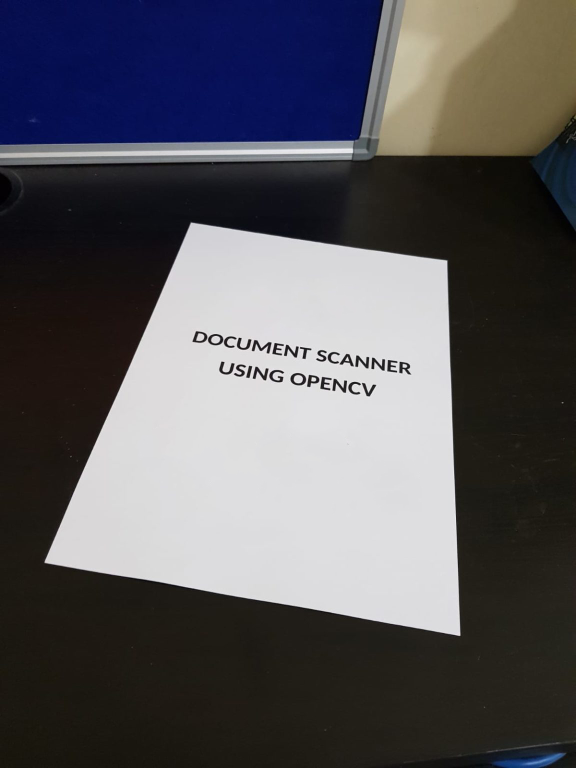
//> input picture openCV_Scanner/Resources/paper.jpg, 1152 x 1536 px (shown at 1/2 size)
$ ./main   (built with g++ and OpenCV 4)
//> lines starting //> are read from the running program, lines starting //| are printed output that depends on the picture; after the words box and inside, x2 and y2 are one past the last pixel; in counts of white or black regions, pixels touching at a corner belong together
### openCV_Scanner/DocScanner.h
#pragma once

#include <opencv2/opencv.hpp>
#include <iostream>


cv::Mat preproc(cv::Mat& img);

std::vector<cv::Point> getCont(const cv::Mat& imgPreproc);

std::vector<cv::Point> reorderCont(const std::vector<cv::Point> cont);

cv::Mat getWarp(const cv::Mat img, const std::vector<cv::Point> docCont, float w, float h);

void drawPoints(const cv::Mat img, const std::vector<cv::Point> cont, const cv::Scalar color);

// warp

// video

// git

// toggleBar

### openCV_Scanner/DocScanner.cpp
#include "DocScanner.h"

cv::Mat preproc(cv::Mat& img)
{
	if (img.empty())
	{
		std::cerr << "Error: empty img for preproc()" << std::endl;
		return img;
	}

	cv::Mat imgPreproc;

	cv::cvtColor(img, imgPreproc, cv::COLOR_BGR2GRAY);
	cv::GaussianBlur(imgPreproc, imgPreproc, cv::Size(3, 3), 3, 0);
	cv::Canny(imgPreproc, imgPreproc, 25, 75);
	cv::Mat kernel = cv::getStructuringElement(cv::MORPH_RECT, cv::Size(3, 3));
	cv::dilate(imgPreproc, imgPreproc, kernel);

	float scale = 0.5;
	cv::resize(img, img, cv::Size(), scale, scale);
	cv::resize(imgPreproc, imgPreproc, cv::Size(), scale, scale);

	return imgPreproc;
}


std::vector<cv::Point> getCont(const cv::Mat& imgPreproc)
{

	std::vector <std::vector <cv::Point>> contours;
	std::vector <cv::Vec4i> hierarchy;
		cv::findContours(imgPreproc, contours, hierarchy, cv::RETR_EXTERNAL, cv::CHAIN_APPROX_SIMPLE);
	std::vector <std::vector <cv::Point>> conPoly(contours.size());
	std::vector<cv::Point> biggestRect = conPoly[0];
	int maxArea = 0;

	for (int i = 0; i < contours.size(); ++i)
	{
		int area = cv::contourArea(contours[i]);

		float peri = cv::arcLength(contours[i], true);
		cv::approxPolyDP(contours[i], conPoly[i], 0.02 * peri, true);

		if (area > maxArea && conPoly[i].size() == 4)
		{
			// drawContours(img, conPoly, i, cv::Scalar(255, 0, 255), 2);
			biggestRect = { conPoly[i][0], conPoly[i][1], conPoly[i][2], conPoly[i][3] };
			maxArea = area;
		}
	}

	if (maxArea == 0)
		std::cerr << "Error: can't see any rectangle" << std::endl;

	return biggestRect;
}


std::vector<cv::Point> reorderCont(std::vector<cv::Point> cont)
{
	cv::Point
		tl, tr,
		bl, br;

	int y1 = INT_MAX; int y1_id = 0;
	int y2 = INT_MAX; int y2_id = 0;

	for (size_t i = 0; i < 4; ++i)
	{
		if (cont[i].y <= y1)
		{
			y2 = y1;
			y2_id = y1_id;
			y1 = cont[i].y;
			y1_id = i;
		}
		else if (cont[i].y < y2)
		{
			y2 = cont[i].y;
			y2_id = i;
		}
	}

	tl = cont[y1_id];
	tr = cont[y2_id];
	if (tl.x > tr.x)
		std::swap(tl, tr);

	int y3_id = 0;
	int y4_id = 0;

	for (size_t i = 0; i < 4; ++i)
		if (i != y1_id && i != y2_id)
			y3_id = i;

	y4_id = 6 - y1_id - y2_id - y3_id;

	bl = cont[y3_id];
	br = cont[y4_id];
	if (bl.x > br.x)
		std::swap(bl, br);

	std::vector<cv::Point> ordered_points = { tl, tr, bl, br };

	return ordered_points;
}


cv::Mat getWarp(const cv::Mat img, const std::vector<cv::Point> docCont, float w, float h)
{
	cv::Point2f src[4] = { docCont[0], docCont[1], docCont[2], docCont[3] };

	cv::Point2f dst[4] =
	{
		{0, 0}, {w, 0},
		{0, h}, {w, h}
	};

	cv::Mat matrix = cv::getPerspectiveTransform(src, dst);

	cv::Mat imgWarp;
	cv::warpPerspective(img, imgWarp, matrix, cv::Point(w, h));

	return imgWarp;
}


void drawPoints(const cv::Mat img, const std::vector<cv::Point> cont, const cv::Scalar color)
{
	for (int i = 0; i < cont.size(); ++i)
	{
		cv::circle(img, cont[i], 10, color, cv::FILLED);
		cv::putText(img, std::to_string(i), cont[i], cv::FONT_HERSHEY_DUPLEX, 3, color, 2);
	}
}

### openCV_Scanner/main.cpp
#include "DocScanner.h"

int main()
{
	std::string path = "Resources/paper.jpg";

	cv::Mat
		img = cv::imread(path),
		imgPreproc = preproc(img);
//> in preproc, `cv::GaussianBlur(imgPreproc, imgPreproc, cv::Size(3, 3), 3, 0);`: imgPreproc: 1536 rows x 1152 cols, CV_8UC1; min 1, max 237, mean 87.6
//> in preproc, `cv::Canny(imgPreproc, imgPreproc, 25, 75);`:
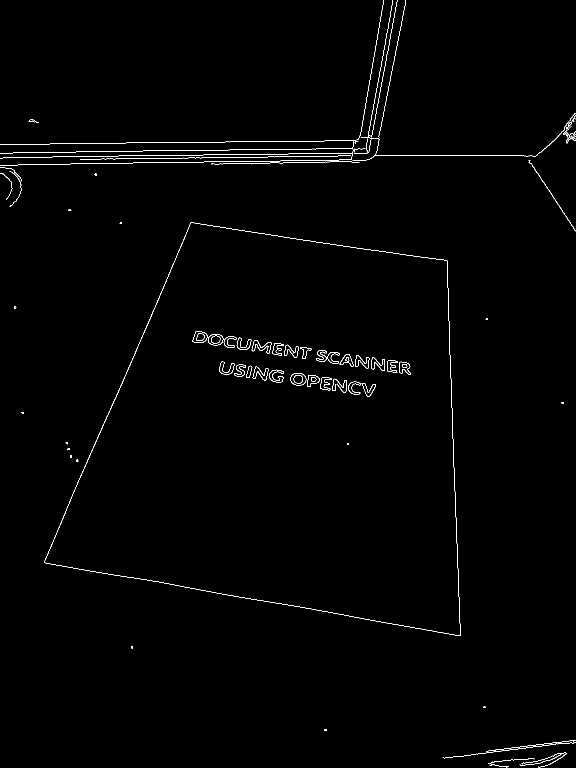
//> imgPreproc: 1536 rows x 1152 cols, CV_8UC1 (shown at 1/2 size); 0.78% white in thin lines or dots
//> in preproc, `cv::dilate(imgPreproc, imgPreproc, kernel);`:
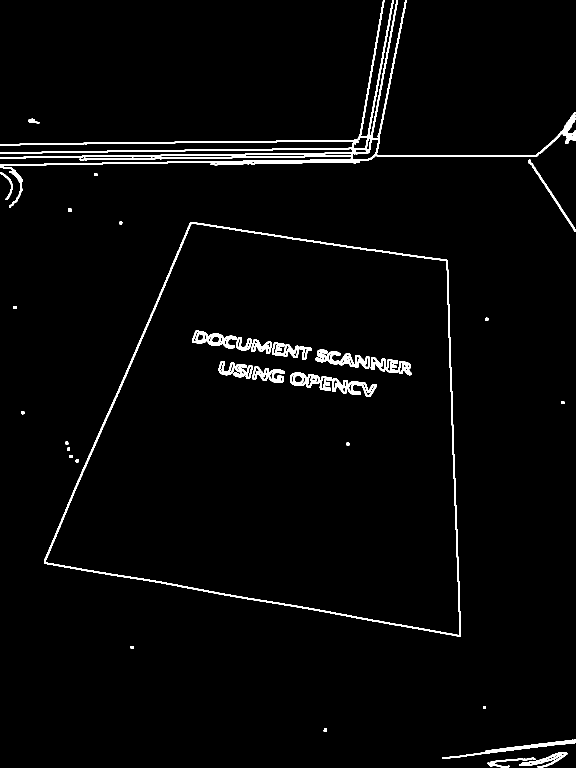
//> imgPreproc: 1536 rows x 1152 cols, CV_8UC1 (shown at 1/2 size); 2.5% white; 38 white regions
//> in preproc, `cv::resize(imgPreproc, imgPreproc, cv::Size(), scale, scale);`:
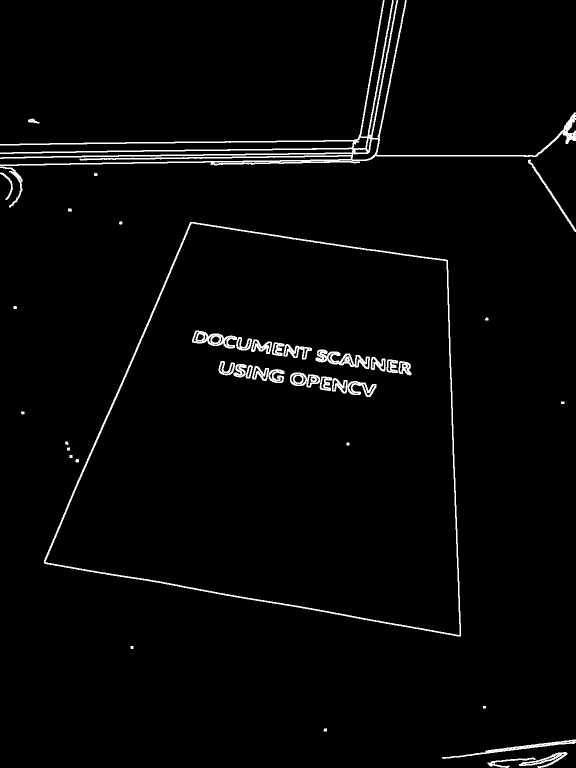
//> imgPreproc: 768 rows x 576 cols, CV_8UC1; min 0, max 255, mean 6.3

	float w = 420, h = 596;

	std::vector<cv::Point> docCont = reorderCont(getCont(imgPreproc));
//> in getCont, `cv::findContours(imgPreproc, contours, hierarchy, cv::RETR_EXTERNAL, c..`: contours = 21 contours, 14 with area under 20; largest, box (x1, y1, x2, y2) and area: (44, 222, 461, 637) 124579, (0, 0, 576, 208) 4366, (487, 752, 568, 768) 340, (442, 739, 576, 759) 324, (528, 159, 576, 232) 164, (0, 172, 13, 200) 57, (28, 118, 40, 124) 27
//> in getCont, `std::vector <std::vector <cv::Point>> conPoly(contours.size());`: conPoly = 21 empty contours
//> the loop in getCont, `for (int i = 0; i < contours.size(); ++i)` made 21 passes
//> (area, peri, maxArea) on passes 1, 14: (340, 285.7, 340), (124579, 1501.8, 124579)
//> (area, peri) on passes 2, 18, 19, 20, 21: (323, 284.7), (57, 72.43), (164, 184.7), (27, 28.49), (4366, 4706.5)
//> after the loop in getCont, `for (int i = 0; i < contours.size(); ++i)`: maxArea = 124579
//> the loop in reorderCont, `for (size_t i = 0; i < 4; ++i)` made 4 passes
//> y2 on passes 2, 4: 563, 260
//> y1 on pass 1: 222
//> after the loop in reorderCont, `for (size_t i = 0; i < 4; ++i)`: y2 = 260; y2_id = 3; y1 = 222; y1_id = 0
//> in reorderCont, `tl = cont[y1_id];`: tl = Point(190, 222)
//> in reorderCont, `tr = cont[y2_id];`: tr = Point(447, 260)
//> in reorderCont, `y4_id = 6 - y1_id - y2_id - y3_id;`: y4_id = 1
//> in reorderCont, `bl = cont[y3_id];`: bl = Point(460, 636)
//> in reorderCont, `br = cont[y4_id];`: br = Point(44, 563)
//> in reorderCont, `std::swap(bl, br);`: br = Point(460, 636)
//> in reorderCont, `std::vector<cv::Point> ordered_points = { tl, tr, bl, br };`: ordered_points = 4 Points (x, y): [190, 222], [447, 260], [44, 563], [460, 636]
//> docCont has the same summary as ordered_points in reorderCont

	cv::Mat imgWarp = getWarp(img, docCont, w, h);
//> in getWarp, `cv::Point2f src[4] = { docCont[0], docCont[1], docCont[2], docCont[3] };`: src has the same summary as ordered_points in reorderCont
//> in getWarp, `cv::Mat matrix = cv::getPerspectiveTransform(src, dst);`: matrix = [[2.41, 1.03, -687.3], [-0.605, 4.09, -793.2], [-0.000278, 0.00267, 1]]
//> in getWarp, `cv::warpPerspective(img, imgWarp, matrix, cv::Point(w, h));`:
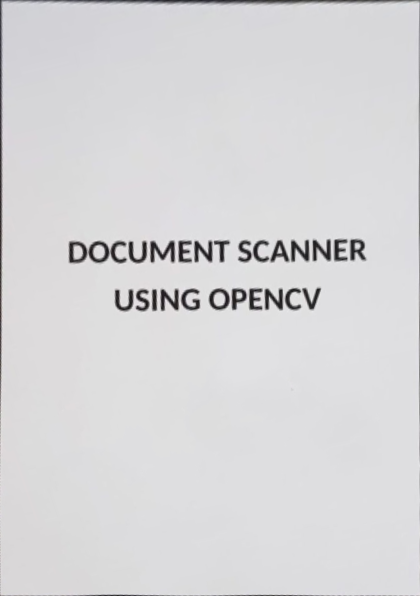
//> imgWarp: 596 rows x 420 cols, CV_8UC3; mean B, G, R 216.3, 214.5, 215

	cv::Rect roi(5, 5, w - 10, h - 10);
	cv::Mat imgCrop = imgWarp(roi);
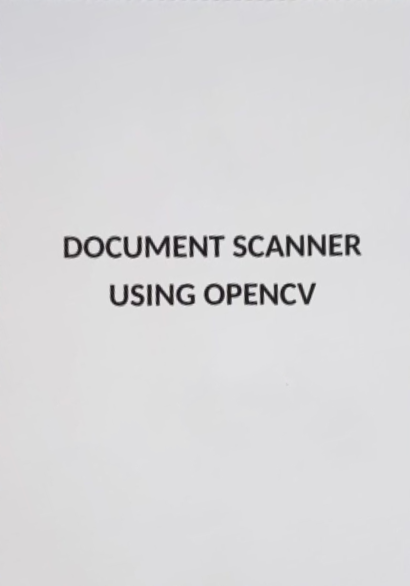
//> imgCrop: 586 rows x 410 cols, CV_8UC3; mean B, G, R 217.5, 215.8, 216.2

	drawPoints(img, docCont, cv::Scalar(0, 0, 255));
//> the loop in drawPoints, `for (int i = 0; i < cont.size(); ++i)` made 4 passes
//> pass 1, in drawPoints, `cv::putText(img, std::to_string(i), cont[i], cv::FONT_HERSHEY_DUPLEX, ..`:
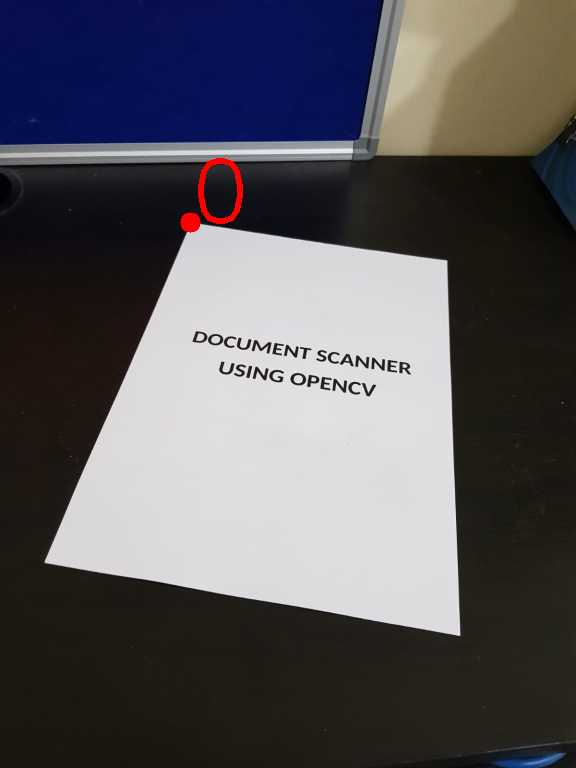
//> img: 768 rows x 576 cols, CV_8UC3; mean B, G, R 91.1, 86.7, 88.7
//> after the loop in drawPoints, `for (int i = 0; i < cont.size(); ++i)`:
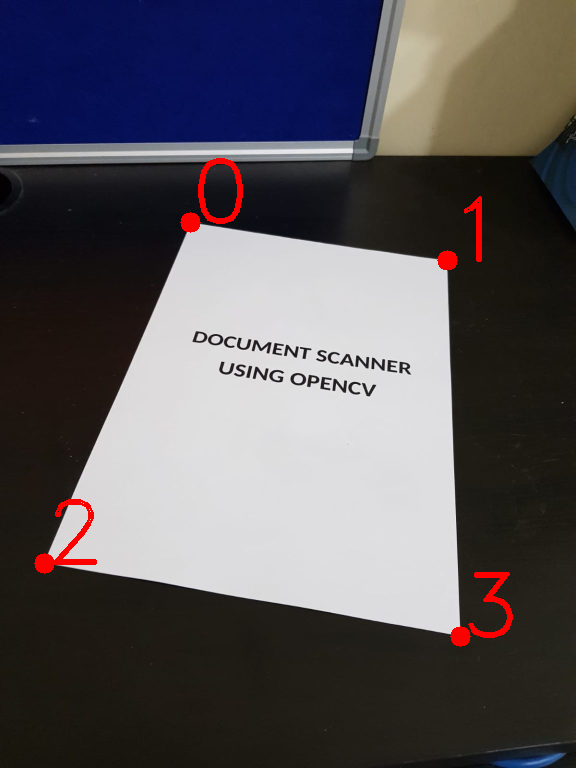
//> img: 768 rows x 576 cols, CV_8UC3; mean B, G, R 90.5, 86.1, 89.9

	imshow("Warp & Crop", imgCrop);
	imshow("Warp", imgWarp);
	imshow("Preprocessed", imgPreproc);
	imshow("Original", img);

	cv::waitKey(0);

	return 0;
}
